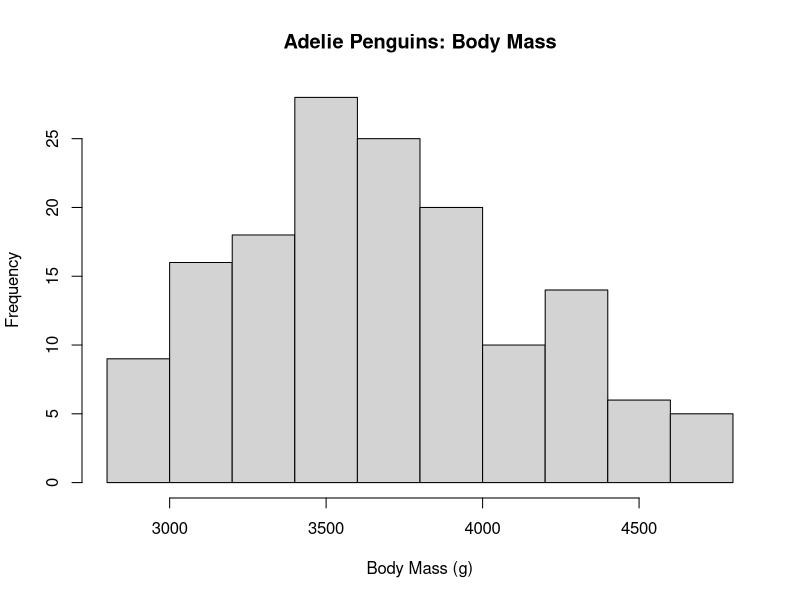
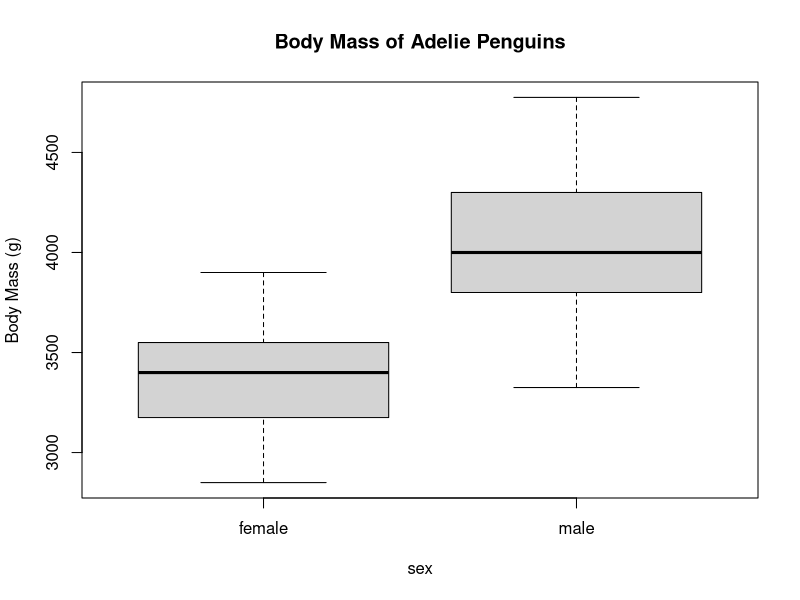

Recreate these plots in R, in order.
require(palmerpenguins)
dat_ade=droplevels(subset(penguins,species=="Adelie"))
hist(
  dat_ade$body_mass_g,
  main="Adelie Penguins: Body Mass",
  xlab="Body Mass (g)")

#Q1:Boxplots of body mass for male and female Adelie penguins
boxplot(body_mass_g~sex,
  data = dat_ade, 
  main="Body Mass of Adelie Penguins",
  ylab="Body Mass (g)")

#Q2:One-sample t-test of alternative hypothesis: female Adelie penguins have a body mass different from zero grams
sex_female= subset(dat_ade,sex=="female")
t.test(sex_female$body_mass_g,mu=0)
  #It is a two-tailed test because we used the default value of “alternative”, which is two-tailed.

#Q3:Describe your conclusions based on the p-value of the t-test.
  #The body mass of female Adelie penguins is different from a value of 0.

#Q4:one-sample t-test of the null hypothesis that male Adelie penguins have a mean body mass greater than 4000 grams.
sex_male=subset(dat_ade,sex=="male")
t.test(sex_male$body_mass_g,
       mu=4000,
       alternative = "greater")
  #This test would be a one-tailed test because we are looking at body mass specifically being larger than 4000g, rather than the body mass just being different from 4000g.

#Q5:Describe your conclusions based on the p-value of the t-test
  #The p value we got was 0.1438, above a significance level of .05. This tells us that the male body mass is not larger than a mean of 4000 grams.

#Q6:two-sample t-test of the alternative hypothesis that male and female Adelie penguins have different mean body masses.
t.test(x=sex_female$body_mass_g,
       y=sex_male$body_mass_g,
       alternative = "t")

#Q7:Describe your conclusions based on the p-value of the t-test.
  #The p-value is very small, which means that the mean body mass is different between male and female Adelie penguins.

#Q8:Conduct a two-sample (one-tailed) t-test of the directional alternative hypothesis that male Adelie penguins are heavier than females.
t.test(x=sex_male$body_mass_g, 
       y=sex_female$body_mass_g, 
       alternative = "greater")
#Q9:Conduct a two-sample (one-tailed) t-test of the directional alternative hypothesis that male Adelie penguins are lighter than females.
t.test(x=sex_female$body_mass_g, 
       y=sex_male$body_mass_g, 
       alternative = "greater")

#Q10:Explain why the p-values are so drastically different in the two directions.
  #Using the two-sided t-test, we didn’t know which sex was larger, 
  #but using the p-values from the t-tests we are able to determine that the mean male mass is larger than female mass. 
  #The two-sided t- tests do not tell us which is larger because it only has a directional output. 
  #Using the two different t-tests with the different alternatives (greater or less) we are able to see the p values that describe a specific directionality.









